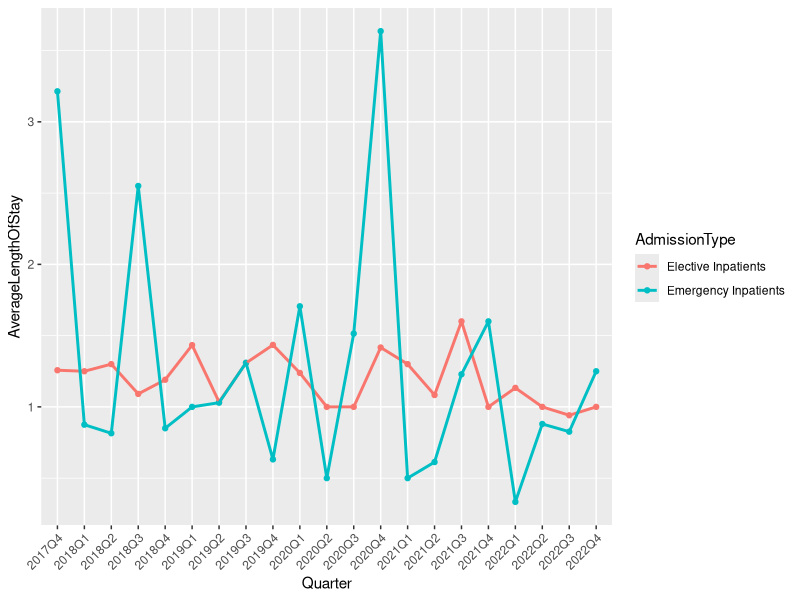
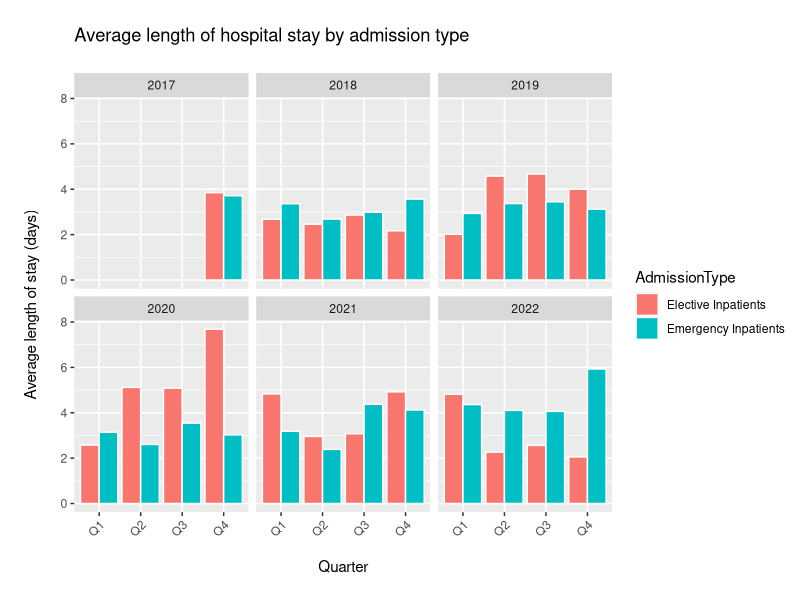
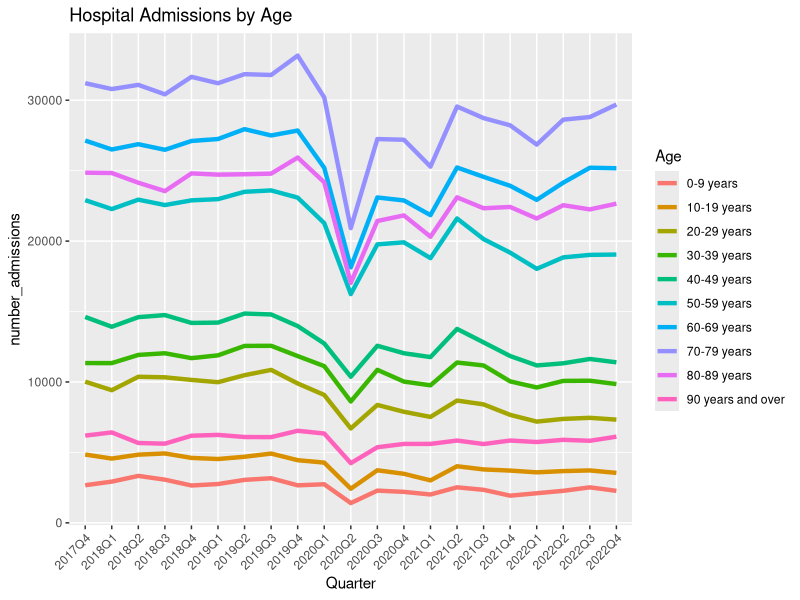
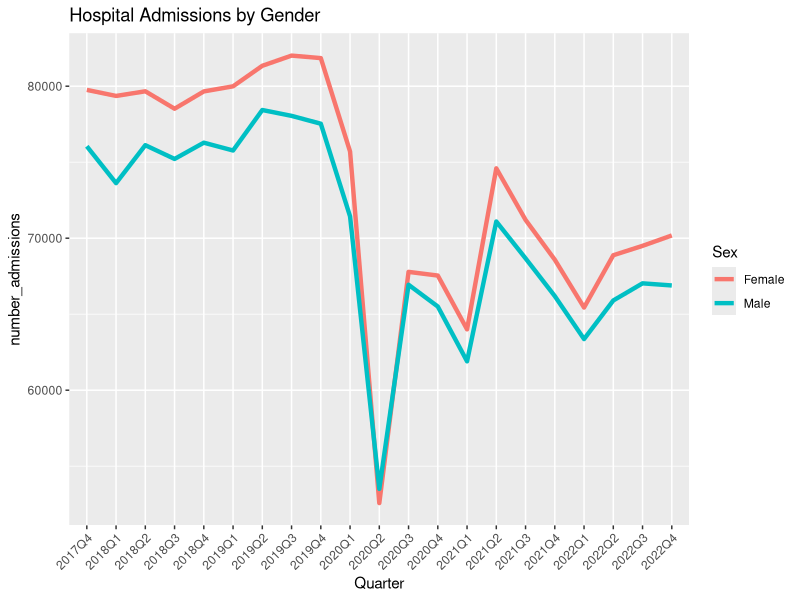
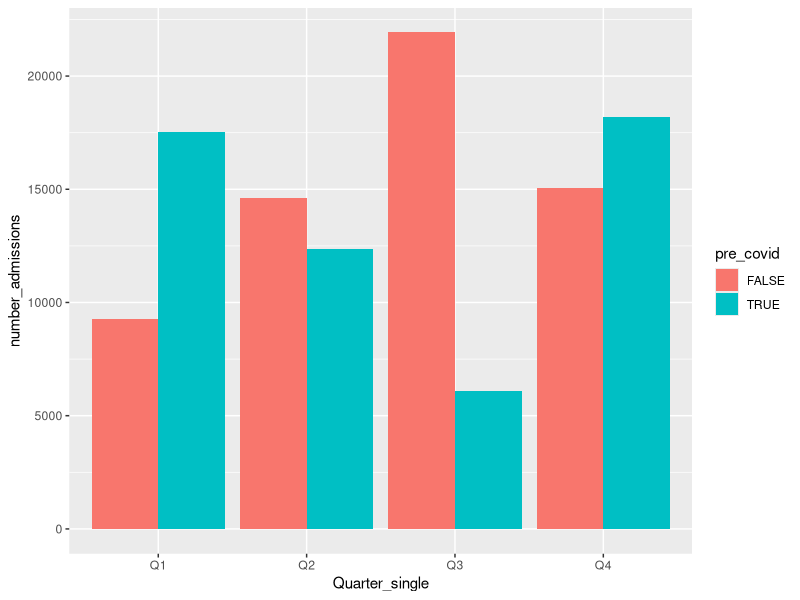
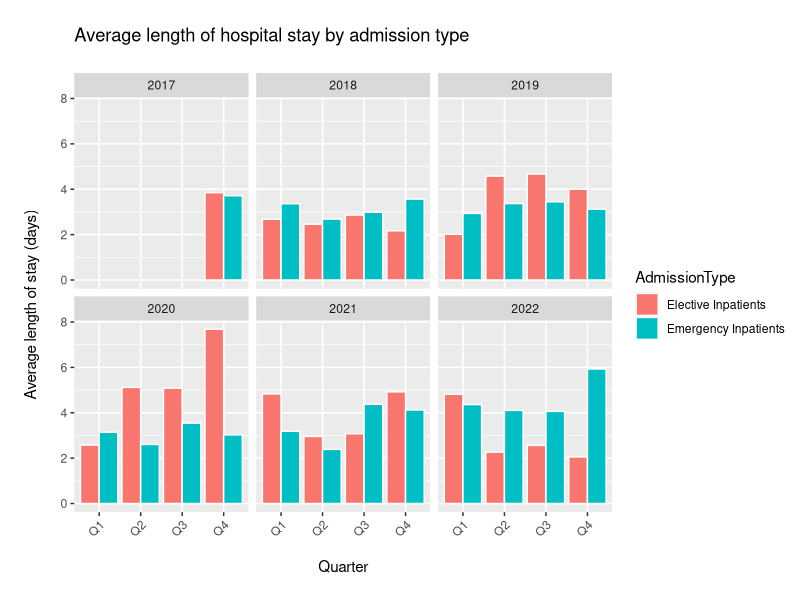

Recreate these plots in R, in order.
## ---- chunk 1
library(tidyverse)
library(ggplot2)
library(here)
## ---- chunk 2

age_and_sex <- read_csv(here("clean_data/age_and_sex.csv"))

## ---- chunk 3
age_and_sex %>% filter(HBName == "NHS Ayrshire and Arran" & Sex == "Male" & Age == "0-9 years") %>% 
  ggplot(aes(x = Quarter, y = AverageLengthOfStay, group = AdmissionType, colour = AdmissionType)) +
  geom_point()+
  geom_line(size = 1)+
  theme(axis.text.x = element_text(angle = 45, hjust = 1))


## ---- chunk 4
age_and_sex %>% filter(HBName == "NHS Ayrshire and Arran" & Sex == "Female" & Age == "40-49 years") %>% 
  ggplot(aes(x = Quarter_single, y = AverageLengthOfStay, fill = AdmissionType, colour = AdmissionType)) +
  geom_col(position = "dodge", colour = "white")+
  theme(axis.text.x = element_text(angle = 45, hjust = 1))+
  facet_wrap(~ Year)+
  labs(
    title = "\nAverage length of hospital stay by admission type\n",
    x = "\nQuarter\n",
    y = "\nAverage length of stay (days)\n"
    
  )

## ---- chunk 5
age_and_sex %>% group_by(Quarter, Age) %>% summarise(number_admissions = sum(Stays)) %>% 
  ggplot()+
  geom_line(aes(x = Quarter, y = number_admissions, group = Age, colour = Age), size = 1.5)+
theme(axis.text.x = element_text(angle = 45, hjust = 1))+
   labs(
    title = "Hospital Admissions by Age"
  )
## ---- chunk 6
age_and_sex %>% group_by(Quarter, Sex) %>% summarise(number_admissions = sum(Stays)) %>% 
  ggplot()+
  geom_line(aes(x = Quarter, y = number_admissions, group = Sex, colour = Sex), size = 1.5)+
theme(axis.text.x = element_text(angle = 45, hjust = 1))+
   labs(
    title = "Hospital Admissions by Gender"
  )
## ---- chunk 7
#pre-covid and post-covid - doesn't make sense as more 

covid <-age_and_sex %>% mutate(pre_covid = if_else(Quarter %in% c("2017Q4", "2018Q1", "2018Q2"," 2018Q3", "2018Q4", "2019Q1", "2019Q2", "2019Q3", "2019Q4", "2020Q1"), TRUE, FALSE))

pre_covid <- age_and_sex %>% mutate(pre_covid = if_else(Quarter %in% c("2017Q4", "2018Q1", "2018Q2"," 2018Q3", "2018Q4", "2019Q1", "2019Q2", "2019Q3", "2019Q4", "2020Q1"), TRUE, FALSE)) %>% filter(pre_covid == TRUE)

after_covid <- age_and_sex %>% mutate(pre_covid = if_else(Quarter %in% c("2017Q4", "2018Q1", "2018Q2"," 2018Q3", "2018Q4", "2019Q1", "2019Q2", "2019Q3", "2019Q4", "2020Q1"), TRUE, FALSE)) %>% filter(pre_covid == FALSE)

 covid %>% filter(HBName == "NHS Ayrshire and Arran" & Sex == "Male") %>% 
   group_by(pre_covid, Quarter_single) %>%
   summarise(number_admissions = sum(Stays)) %>% 
   
  ggplot(aes(x = Quarter_single, y = number_admissions, fill = pre_covid))+
  geom_col(position = "dodge")
    
## ---- chunk 8
age_and_sex %>% filter(HBName == "NHS Ayrshire and Arran" & Sex == "Female" & Age == "40-49 years") %>% 
  ggplot(aes(x = Quarter_single, y = AverageLengthOfStay, fill = AdmissionType, colour = AdmissionType)) +
  geom_col(position = "dodge", colour = "white")+
  theme(axis.text.x = element_text(angle = 45, hjust = 1))+
  facet_wrap(~ Year)+
  labs(
    title = "\nAverage length of hospital stay by admission type\n",
    x = "\nQuarter\n",
    y = "\nAverage length of stay (days)\n"
    
  )
